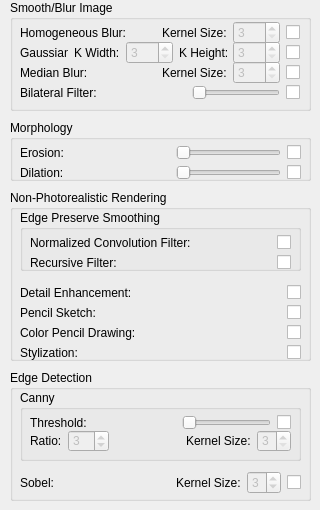
      <widget class="QWidget" name="tab">
       <attribute name="title">
        <string>Processing 1</string>
       </attribute>
       <widget class="QGroupBox" name="groupBox_5">
        <property name="geometry">
         <rect>
          <x>10</x>
          <y>120</y>
          <width>301</width>
          <height>61</height>
         </rect>
        </property>
        <property name="title">
         <string>Morphology</string>
        </property>
        <widget class="QWidget" name="layoutWidget_6">
         <property name="geometry">
          <rect>
           <x>10</x>
           <y>20</y>
           <width>281</width>
           <height>26</height>
          </rect>
         </property>
         <layout class="QHBoxLayout" name="horizontalLayout_19">
          <item>
           <widget class="QLabel" name="label_17">
            <property name="text">
             <string>Erosion:</string>
            </property>
           </widget>
          </item>
          <item>
           <spacer name="horizontalSpacer_18">
            <property name="orientation">
             <enum>Qt::Horizontal</enum>
            </property>
            <property name="sizeHint" stdset="0">
             <size>
              <width>20</width>
              <height>20</height>
             </size>
            </property>
           </spacer>
          </item>
          <item>
           <widget class="QSlider" name="horizontalSliderErosion">
            <property name="enabled">
             <bool>false</bool>
            </property>
            <property name="minimum">
             <number>1</number>
            </property>
            <property name="maximum">
             <number>31</number>
            </property>
            <property name="orientation">
             <enum>Qt::Horizontal</enum>
            </property>
           </widget>
          </item>
          <item>
           <widget class="QCheckBox" name="checkBoxEnableErosion">
            <property name="text">
             <string/>
            </property>
           </widget>
          </item>
         </layout>
        </widget>
        <widget class="QWidget" name="layoutWidget_8">
         <property name="geometry">
          <rect>
           <x>10</x>
           <y>40</y>
           <width>281</width>
           <height>26</height>
          </rect>
         </property>
         <layout class="QHBoxLayout" name="horizontalLayout_20">
          <item>
           <widget class="QLabel" name="label_18">
            <property name="text">
             <string>Dilation:</string>
            </property>
           </widget>
          </item>
          <item>
           <spacer name="horizontalSpacer_19">
            <property name="orientation">
             <enum>Qt::Horizontal</enum>
            </property>
            <property name="sizeHint" stdset="0">
             <size>
              <width>20</width>
              <height>20</height>
             </size>
            </property>
           </spacer>
          </item>
          <item>
           <widget class="QSlider" name="horizontalSliderDilation">
            <property name="enabled">
             <bool>false</bool>
            </property>
            <property name="minimum">
             <number>1</number>
            </property>
            <property name="maximum">
             <number>31</number>
            </property>
            <property name="orientation">
             <enum>Qt::Horizontal</enum>
            </property>
           </widget>
          </item>
          <item>
           <widget class="QCheckBox" name="checkBoxEnableDilation">
            <property name="text">
             <string/>
            </property>
           </widget>
          </item>
         </layout>
        </widget>
       </widget>
       <widget class="QGroupBox" name="groupBox_7">
        <property name="geometry">
         <rect>
          <x>10</x>
          <y>190</y>
          <width>301</width>
          <height>171</height>
         </rect>
        </property>
        <property name="title">
         <string>Non-Photorealistic Rendering</string>
        </property>
        <widget class="QGroupBox" name="groupBox_6">
         <property name="geometry">
          <rect>
           <x>10</x>
           <y>20</y>
           <width>281</width>
           <height>61</height>
          </rect>
         </property>
         <property name="title">
          <string>Edge Preserve Smoothing</string>
         </property>
         <widget class="QWidget" name="layoutWidget_9">
          <property name="geometry">
           <rect>
            <x>10</x>
            <y>20</y>
            <width>261</width>
            <height>26</height>
           </rect>
          </property>
          <layout class="QHBoxLayout" name="horizontalLayout_21">
           <item>
            <widget class="QLabel" name="label_19">
             <property name="text">
              <string>Normalized Convolution Filter:</string>
             </property>
            </widget>
           </item>
           <item>
            <spacer name="horizontalSpacer_20">
             <property name="orientation">
              <enum>Qt::Horizontal</enum>
             </property>
             <property name="sizeHint" stdset="0">
              <size>
               <width>40</width>
               <height>20</height>
              </size>
             </property>
            </spacer>
           </item>
           <item>
            <widget class="QCheckBox" name="checkBoxEnableNormalizedConvolutionFilter">
             <property name="text">
              <string/>
             </property>
            </widget>
           </item>
          </layout>
         </widget>
         <widget class="QWidget" name="layoutWidget_10">
          <property name="geometry">
           <rect>
            <x>10</x>
            <y>40</y>
            <width>261</width>
            <height>26</height>
           </rect>
          </property>
          <layout class="QHBoxLayout" name="horizontalLayout_22">
           <item>
            <widget class="QLabel" name="label_20">
             <property name="text">
              <string>Recursive Filter:</string>
             </property>
            </widget>
           </item>
           <item>
            <spacer name="horizontalSpacer_21">
             <property name="orientation">
              <enum>Qt::Horizontal</enum>
             </property>
             <property name="sizeHint" stdset="0">
              <size>
               <width>40</width>
               <height>20</height>
              </size>
             </property>
            </spacer>
           </item>
           <item>
            <widget class="QCheckBox" name="checkBoxEnableRecursiveFilter">
             <property name="text">
              <string/>
             </property>
            </widget>
           </item>
          </layout>
         </widget>
        </widget>
        <widget class="QWidget" name="layoutWidget_11">
         <property name="geometry">
          <rect>
           <x>10</x>
           <y>90</y>
           <width>281</width>
           <height>26</height>
          </rect>
         </property>
         <layout class="QHBoxLayout" name="horizontalLayout_24">
          <item>
           <widget class="QLabel" name="label_22">
            <property name="text">
             <string>Detail Enhancement:</string>
            </property>
           </widget>
          </item>
          <item>
           <spacer name="horizontalSpacer_23">
            <property name="orientation">
             <enum>Qt::Horizontal</enum>
            </property>
            <property name="sizeHint" stdset="0">
             <size>
              <width>40</width>
              <height>20</height>
             </size>
            </property>
           </spacer>
          </item>
          <item>
           <widget class="QCheckBox" name="checkBoxEnableDetailEnhancement">
            <property name="text">
             <string/>
            </property>
           </widget>
          </item>
         </layout>
        </widget>
        <widget class="QWidget" name="layoutWidget_12">
         <property name="geometry">
          <rect>
           <x>10</x>
           <y>110</y>
           <width>281</width>
           <height>26</height>
          </rect>
         </property>
         <layout class="QHBoxLayout" name="horizontalLayout_25">
          <item>
           <widget class="QLabel" name="label_23">
            <property name="text">
             <string>Pencil Sketch:</string>
            </property>
           </widget>
          </item>
          <item>
           <spacer name="horizontalSpacer_24">
            <property name="orientation">
             <enum>Qt::Horizontal</enum>
            </property>
            <property name="sizeHint" stdset="0">
             <size>
              <width>40</width>
              <height>20</height>
             </size>
            </property>
           </spacer>
          </item>
          <item>
           <widget class="QCheckBox" name="checkBoxEnablePencilSketch">
            <property name="text">
             <string/>
            </property>
           </widget>
          </item>
         </layout>
        </widget>
        <widget class="QWidget" name="layoutWidget_13">
         <property name="geometry">
          <rect>
           <x>10</x>
           <y>130</y>
           <width>281</width>
           <height>26</height>
          </rect>
         </property>
         <layout class="QHBoxLayout" name="horizontalLayout_26">
          <item>
           <widget class="QLabel" name="label_24">
            <property name="text">
             <string>Color Pencil Drawing:</string>
            </property>
           </widget>
          </item>
          <item>
           <spacer name="horizontalSpacer_25">
            <property name="orientation">
             <enum>Qt::Horizontal</enum>
            </property>
            <property name="sizeHint" stdset="0">
             <size>
              <width>40</width>
              <height>20</height>
             </size>
            </property>
           </spacer>
          </item>
          <item>
           <widget class="QCheckBox" name="checkBoxEnableColorPencilDrawing">
            <property name="text">
             <string/>
            </property>
           </widget>
          </item>
         </layout>
        </widget>
        <widget class="QWidget" name="layoutWidget_14">
         <property name="geometry">
          <rect>
           <x>10</x>
           <y>150</y>
           <width>281</width>
           <height>26</height>
          </rect>
         </property>
         <layout class="QHBoxLayout" name="horizontalLayout_27">
          <item>
           <widget class="QLabel" name="label_25">
            <property name="text">
             <string>Stylization:</string>
            </property>
           </widget>
          </item>
          <item>
           <spacer name="horizontalSpacer_26">
            <property name="orientation">
             <enum>Qt::Horizontal</enum>
            </property>
            <property name="sizeHint" stdset="0">
             <size>
              <width>40</width>
              <height>20</height>
             </size>
            </property>
           </spacer>
          </item>
          <item>
           <widget class="QCheckBox" name="checkBoxEnableStylization">
            <property name="text">
             <string/>
            </property>
           </widget>
          </item>
         </layout>
        </widget>
       </widget>
       <widget class="QGroupBox" name="groupBoxCannyDetection">
        <property name="geometry">
         <rect>
          <x>10</x>
          <y>370</y>
          <width>301</width>
          <height>131</height>
         </rect>
        </property>
        <property name="title">
         <string>Edge Detection</string>
        </property>
        <widget class="QWidget" name="layoutWidget">
         <property name="geometry">
          <rect>
           <x>10</x>
           <y>100</y>
           <width>281</width>
           <height>26</height>
          </rect>
         </property>
         <layout class="QHBoxLayout" name="horizontalLayout_6">
          <item>
           <widget class="QLabel" name="label_4">
            <property name="text">
             <string>Sobel:</string>
            </property>
           </widget>
          </item>
          <item>
           <spacer name="horizontalSpacer_3">
            <property name="orientation">
             <enum>Qt::Horizontal</enum>
            </property>
            <property name="sizeHint" stdset="0">
             <size>
              <width>40</width>
              <height>20</height>
             </size>
            </property>
           </spacer>
          </item>
          <item>
           <widget class="QLabel" name="label_28">
            <property name="text">
             <string>Kernel Size:</string>
            </property>
           </widget>
          </item>
          <item>
           <widget class="QSpinBox" name="spinBoxSobelKernelSize">
            <property name="enabled">
             <bool>false</bool>
            </property>
            <property name="minimum">
             <number>1</number>
            </property>
            <property name="maximum">
             <number>7</number>
            </property>
            <property name="singleStep">
             <number>2</number>
            </property>
            <property name="value">
             <number>3</number>
            </property>
           </widget>
          </item>
          <item>
           <widget class="QCheckBox" name="checkBoxEnableSobel">
            <property name="text">
             <string/>
            </property>
           </widget>
          </item>
         </layout>
        </widget>
        <widget class="QGroupBox" name="groupBox_8">
         <property name="geometry">
          <rect>
           <x>10</x>
           <y>20</y>
           <width>281</width>
           <height>71</height>
          </rect>
         </property>
         <property name="title">
          <string>Canny</string>
         </property>
         <widget class="QWidget" name="layoutWidget">
          <property name="geometry">
           <rect>
            <x>10</x>
            <y>20</y>
            <width>261</width>
            <height>26</height>
           </rect>
          </property>
          <layout class="QHBoxLayout" name="horizontalLayout_9">
           <item>
            <widget class="QLabel" name="label_7">
             <property name="text">
              <string>Threshold:</string>
             </property>
            </widget>
           </item>
           <item>
            <spacer name="horizontalSpacer_6">
             <property name="orientation">
              <enum>Qt::Horizontal</enum>
             </property>
             <property name="sizeHint" stdset="0">
              <size>
               <width>40</width>
               <height>20</height>
              </size>
             </property>
            </spacer>
           </item>
           <item>
            <widget class="QSlider" name="horizontalSliderCannyDetectionThreshold">
             <property name="enabled">
              <bool>false</bool>
             </property>
             <property name="minimum">
              <number>0</number>
             </property>
             <property name="maximum">
              <number>1000</number>
             </property>
             <property name="singleStep">
              <number>1</number>
             </property>
             <property name="value">
              <number>0</number>
             </property>
             <property name="orientation">
              <enum>Qt::Horizontal</enum>
             </property>
            </widget>
           </item>
           <item>
            <widget class="QCheckBox" name="checkBoxEnableCannyDetection">
             <property name="text">
              <string/>
             </property>
            </widget>
           </item>
          </layout>
         </widget>
         <widget class="QWidget" name="layoutWidget_7">
          <property name="geometry">
           <rect>
            <x>10</x>
            <y>40</y>
            <width>261</width>
            <height>22</height>
           </rect>
          </property>
          <layout class="QHBoxLayout" name="horizontalLayout_16">
           <item>
            <widget class="QLabel" name="label_13">
             <property name="text">
              <string>Ratio:</string>
             </property>
            </widget>
           </item>
           <item>
            <widget class="QSpinBox" name="spinBoxCannyDetectionRatio">
             <property name="enabled">
              <bool>false</bool>
             </property>
             <property name="value">
              <number>3</number>
             </property>
            </widget>
           </item>
           <item>
            <spacer name="horizontalSpacer_15">
             <property name="orientation">
              <enum>Qt::Horizontal</enum>
             </property>
             <property name="sizeHint" stdset="0">
              <size>
               <width>40</width>
               <height>20</height>
              </size>
             </property>
            </spacer>
           </item>
           <item>
            <widget class="QLabel" name="label_14">
             <property name="text">
              <string>Kernel Size:</string>
             </property>
            </widget>
           </item>
           <item>
            <widget class="QSpinBox" name="spinBoxCannyDetectionKernelSize">
             <property name="enabled">
              <bool>false</bool>
             </property>
             <property name="minimum">
              <number>3</number>
             </property>
             <property name="maximum">
              <number>7</number>
             </property>
             <property name="singleStep">
              <number>2</number>
             </property>
             <property name="value">
              <number>3</number>
             </property>
            </widget>
           </item>
          </layout>
         </widget>
        </widget>
       </widget>
       <widget class="QGroupBox" name="groupBox_3">
        <property name="geometry">
         <rect>
          <x>10</x>
          <y>0</y>
          <width>301</width>
          <height>111</height>
         </rect>
        </property>
        <property name="title">
         <string>Smooth/Blur Image</string>
        </property>
        <widget class="QWidget" name="layoutWidget">
         <property name="geometry">
          <rect>
           <x>10</x>
           <y>20</y>
           <width>280</width>
           <height>26</height>
          </rect>
         </property>
         <layout class="QHBoxLayout" name="horizontalLayout_7">
          <item>
           <widget class="QLabel" name="label_5">
            <property name="text">
             <string>Homogeneous Blur:</string>
            </property>
           </widget>
          </item>
          <item>
           <spacer name="horizontalSpacer_4">
            <property name="orientation">
             <enum>Qt::Horizontal</enum>
            </property>
            <property name="sizeHint" stdset="0">
             <size>
              <width>20</width>
              <height>20</height>
             </size>
            </property>
           </spacer>
          </item>
          <item>
           <widget class="QLabel" name="label_33">
            <property name="text">
             <string>Kernel Size:</string>
            </property>
           </widget>
          </item>
          <item>
           <widget class="QSpinBox" name="spinBoxHomogeneousBlurKernelSize">
            <property name="enabled">
             <bool>false</bool>
            </property>
            <property name="minimum">
             <number>3</number>
            </property>
            <property name="maximum">
             <number>255</number>
            </property>
            <property name="singleStep">
             <number>2</number>
            </property>
            <property name="value">
             <number>3</number>
            </property>
           </widget>
          </item>
          <item>
           <widget class="QCheckBox" name="checkBoxEnableHomogeneousBlur">
            <property name="text">
             <string/>
            </property>
           </widget>
          </item>
         </layout>
        </widget>
        <widget class="QWidget" name="layoutWidget">
         <property name="geometry">
          <rect>
           <x>10</x>
           <y>40</y>
           <width>280</width>
           <height>26</height>
          </rect>
         </property>
         <layout class="QHBoxLayout" name="horizontalLayout_13">
          <item>
           <widget class="QLabel" name="label_9">
            <property name="text">
             <string>Gaussian:</string>
            </property>
           </widget>
          </item>
          <item>
           <widget class="QLabel" name="label_31">
            <property name="text">
             <string>K Width:</string>
            </property>
           </widget>
          </item>
          <item>
           <widget class="QSpinBox" name="spinBoxGaussianBlurKernelWidth">
            <property name="enabled">
             <bool>false</bool>
            </property>
            <property name="minimum">
             <number>3</number>
            </property>
            <property name="maximum">
             <number>255</number>
            </property>
            <property name="singleStep">
             <number>2</number>
            </property>
            <property name="value">
             <number>3</number>
            </property>
           </widget>
          </item>
          <item>
           <widget class="QLabel" name="label_30">
            <property name="text">
             <string>K Height:</string>
            </property>
           </widget>
          </item>
          <item>
           <widget class="QSpinBox" name="spinBoxGaussianBlurKernelHeight">
            <property name="enabled">
             <bool>false</bool>
            </property>
            <property name="minimum">
             <number>3</number>
            </property>
            <property name="maximum">
             <number>255</number>
            </property>
            <property name="singleStep">
             <number>2</number>
            </property>
            <property name="value">
             <number>3</number>
            </property>
           </widget>
          </item>
          <item>
           <widget class="QCheckBox" name="checkBoxEnableGaussianBlur">
            <property name="text">
             <string/>
            </property>
           </widget>
          </item>
         </layout>
        </widget>
        <widget class="QWidget" name="layoutWidget">
         <property name="geometry">
          <rect>
           <x>10</x>
           <y>60</y>
           <width>280</width>
           <height>26</height>
          </rect>
         </property>
         <layout class="QHBoxLayout" name="horizontalLayout_14">
          <item>
           <widget class="QLabel" name="label_11">
            <property name="text">
             <string>Median Blur:</string>
            </property>
           </widget>
          </item>
          <item>
           <spacer name="horizontalSpacer_11">
            <property name="orientation">
             <enum>Qt::Horizontal</enum>
            </property>
            <property name="sizeHint" stdset="0">
             <size>
              <width>40</width>
              <height>20</height>
             </size>
            </property>
           </spacer>
          </item>
          <item>
           <widget class="QLabel" name="label_32">
            <property name="text">
             <string>Kernel Size:</string>
            </property>
           </widget>
          </item>
          <item>
           <widget class="QSpinBox" name="spinBoxMedianBlurKernelSize">
            <property name="enabled">
             <bool>false</bool>
            </property>
            <property name="minimum">
             <number>3</number>
            </property>
            <property name="maximum">
             <number>255</number>
            </property>
            <property name="singleStep">
             <number>2</number>
            </property>
            <property name="value">
             <number>3</number>
            </property>
           </widget>
          </item>
          <item>
           <widget class="QCheckBox" name="checkBoxEnableMedianBlur">
            <property name="text">
             <string/>
            </property>
           </widget>
          </item>
         </layout>
        </widget>
        <widget class="QWidget" name="layoutWidget">
         <property name="geometry">
          <rect>
           <x>10</x>
           <y>80</y>
           <width>280</width>
           <height>26</height>
          </rect>
         </property>
         <layout class="QHBoxLayout" name="horizontalLayout_15">
          <item>
           <widget class="QLabel" name="label_12">
            <property name="text">
             <string>Bilateral Filter:</string>
            </property>
           </widget>
          </item>
          <item>
           <spacer name="horizontalSpacer_12">
            <property name="orientation">
             <enum>Qt::Horizontal</enum>
            </property>
            <property name="sizeHint" stdset="0">
             <size>
              <width>40</width>
              <height>20</height>
             </size>
            </property>
           </spacer>
          </item>
          <item>
           <widget class="QSlider" name="horizontalSliderBilateralFilter">
            <property name="enabled">
             <bool>false</bool>
            </property>
            <property name="minimum">
             <number>1</number>
            </property>
            <property name="maximum">
             <number>255</number>
            </property>
            <property name="singleStep">
             <number>1</number>
            </property>
            <property name="orientation">
             <enum>Qt::Horizontal</enum>
            </property>
           </widget>
          </item>
          <item>
           <widget class="QCheckBox" name="checkBoxEnableBilateralFilter">
            <property name="text">
             <string/>
            </property>
           </widget>
          </item>
         </layout>
        </widget>
       </widget>
      </widget>
